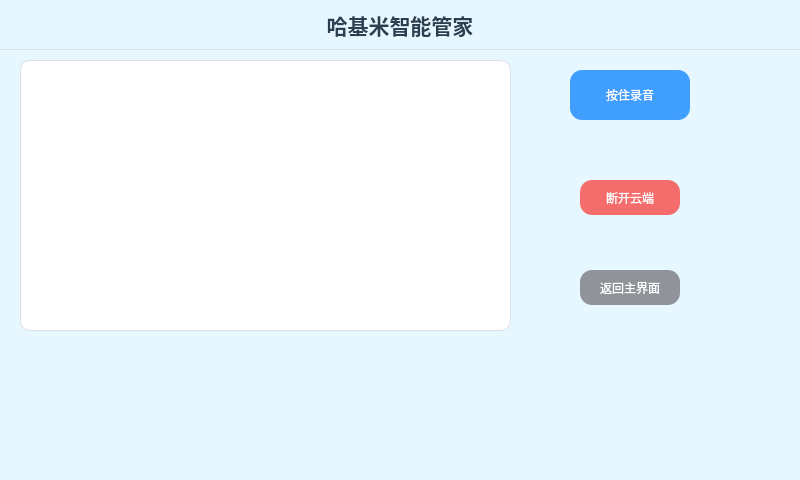
<?xml version="1.0" encoding="UTF-8"?>
<ui version="4.0">
 <class>AiChatWidget</class>
 <widget class="QWidget" name="AiChatWidget">
  <property name="geometry">
   <rect>
    <x>0</x>
    <y>0</y>
    <width>800</width>
    <height>480</height>
   </rect>
  </property>
  <property name="windowTitle">
   <string>哈基米管家</string>
  </property>
  <property name="styleSheet">
   <string notr="true">/* 全局背景 — 与智能家居界面一致 */
QWidget#AiChatWidget {
    background-color: #e6f7ff;
}

/* 全局标签样式 */
QLabel {
    font: 11pt &quot;Microsoft YaHei&quot;;
    color: #333333;
}

/* 聊天内容区域 — 白色背景，浅灰边框，圆角 */
QTextBrowser#textBrowser_chat {
    background-color: white;
    border: 1px solid #dcdfe6;
    border-radius: 10px;
    padding: 10px;
    font: 11pt &quot;Microsoft YaHei&quot;;
    color: #333333;
}

/* 输入框（备用） */
QTextEdit {
    background-color: white;
    border: 1px solid #dcdfe6;
    border-radius: 10px;
    padding: 8px 12px;
    font: 11pt &quot;Microsoft YaHei&quot;;
    color: #333333;
}
QTextEdit:focus {
    border-color: #409eff;
}

/* 通用按钮 — 与家居界面按钮完全一致 */
QPushButton {
    background-color: #409eff;
    color: white;
    border: none;
    border-radius: 12px;
    padding: 6px 12px;
    font: 10pt &quot;Microsoft YaHei&quot;;
}
QPushButton:hover {
    background-color: #66b1ff;
}
QPushButton:pressed {
    background-color: #337ecc;
}

/* 录音按钮 — 继承通用按钮样式，可通过额外属性突出（但保持风格统一） */
QPushButton#pushButton_record {
    background-color: #409eff;
    color: white;
    border: none;
    border-radius: 12px;
    padding: 6px 12px;
    font: 10pt &quot;Microsoft YaHei&quot;;
}
QPushButton#pushButton_record:hover {
    background-color: #66b1ff;
}
QPushButton#pushButton_record:pressed {
    background-color: #337ecc;
}

/* 断开云端按钮 — 警示色，保持家居界面中的红/暖色习惯 */
QPushButton#pushButton_disconnect {
    background-color: #f56c6c;
}
QPushButton#pushButton_disconnect:hover {
    background-color: #f78989;
}
QPushButton#pushButton_disconnect:pressed {
    background-color: #dd6161;
}

/* 返回主界面按钮 — 次要按钮，使用中性色 */
QPushButton#pushButton_back {
    background-color: #909399;
}
QPushButton#pushButton_back:hover {
    background-color: #a6a9ad;
}
QPushButton#pushButton_back:pressed {
    background-color: #7e8186;
}

/* 标题栏 — 与家居界面顶部文字风格统一 */
QLabel#label_title {
    background-color: transparent;
    border-bottom: 1px solid #dcdfe6;
    font: 14pt &quot;Microsoft YaHei&quot;;
    font-weight: bold;
    color: #2c3e50;
}</string>
  </property>
  <widget class="QLabel" name="label_title">
   <property name="geometry">
    <rect>
     <x>0</x>
     <y>0</y>
     <width>800</width>
     <height>50</height>
    </rect>
   </property>
   <property name="font">
    <font>
     <family>Microsoft YaHei</family>
     <pointsize>16</pointsize>
     <weight>75</weight>
     <bold>true</bold>
    </font>
   </property>
   <property name="styleSheet">
    <string>background-color: transparent; border-bottom: 1px solid #dcdfe6;</string>
   </property>
   <property name="text">
    <string>哈基米智能管家</string>
   </property>
   <property name="alignment">
    <set>Qt::AlignCenter</set>
   </property>
  </widget>
  <widget class="QTextBrowser" name="textBrowser_chat">
   <property name="geometry">
    <rect>
     <x>20</x>
     <y>60</y>
     <width>491</width>
     <height>271</height>
    </rect>
   </property>
  </widget>
  <widget class="QPushButton" name="pushButton_record">
   <property name="geometry">
    <rect>
     <x>570</x>
     <y>70</y>
     <width>120</width>
     <height>50</height>
    </rect>
   </property>
   <property name="text">
    <string>按住录音</string>
   </property>
  </widget>
  <widget class="QPushButton" name="pushButton_back">
   <property name="geometry">
    <rect>
     <x>580</x>
     <y>270</y>
     <width>100</width>
     <height>35</height>
    </rect>
   </property>
   <property name="text">
    <string>返回主界面</string>
   </property>
  </widget>
  <widget class="QPushButton" name="pushButton_disconnect">
   <property name="geometry">
    <rect>
     <x>580</x>
     <y>180</y>
     <width>100</width>
     <height>35</height>
    </rect>
   </property>
   <property name="text">
    <string>断开云端</string>
   </property>
  </widget>
 </widget>
 <resources/>
 <connections/>
</ui>
